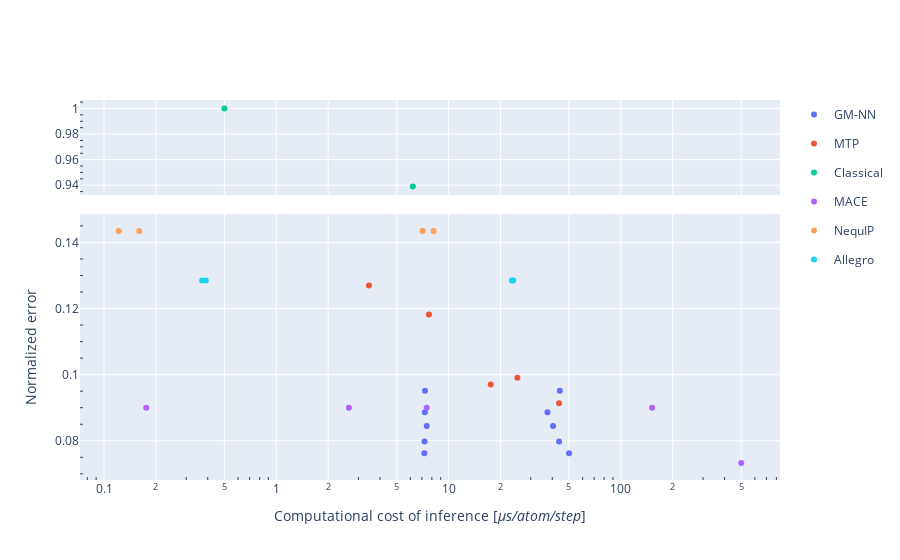

This figure's notebook cell:
### Code cell
import plotly.graph_objects as go

layout = go.Layout(
    yaxis1=dict(domain=[0.,0.7]),
    yaxis2=dict(domain=[0.75,1])
)

# add assignment to y subplot
df['y axes']='y1'
df.loc[(df['Normalized error']>0.2),'y axes']='y2'

fig = go.Figure(data=[], layout=layout)

for kind in df['Type'].unique():
    subset=df.query('Type==@kind')
    fig.add_trace(go.Scatter(
        x=subset['Cost'],
        y=subset['Normalized error'],
        mode='markers',
        name=kind,
        text=subset['Model']+'<br>'+'Engine: '+subset['MD Suite']+'-'+subset['Engine'],
        hovertemplate="%{text}"+"<br>Computational cost: %{x} μs"+"<br>Normalized error: %{y}",
        legendgroup=kind,
        yaxis=subset['y axes'].unique()[0],
    ),
    )
fig.update_xaxes(title_text='Computational cost of inference [<i>μs/atom/step</i>]',type="log",minor_ticks='inside')
fig.update_layout(yaxis1={'title':'Normalized error','minor_ticks':'inside'},yaxis2={'minor_ticks':'inside'},grid_yaxes=['y1']) #,'position':0

### Figure 1 — Plotly figure (JSON) as saved in the notebook; plotly's stock layout.template omitted (floating-point values rounded to 4 significant figures)
{"data": [{"hovertemplate": "%{text}<br>Computational cost: %{x} μs<br>Normalized error: %{y}", "legendgroup": "GM-NN", "mode": "markers", "name": "GM-NN", "text": ["593-512-512-1<br>Engine: LAMMPS-CPU", "593-128-128-1<br>Engine: LAMMPS-CPU", "593-32-32-1<br>Engine: LAMMPS-CPU", "360-512-512-1<br>Engine: LAMMPS-CPU", "910-512-512-1<br>Engine: LAMMPS-CPU", "593-512-512-1<br>Engine: LAMMPS-GPU", "593-128-128-1<br>Engine: LAMMPS-GPU", "593-32-32-1<br>Engine: LAMMPS-GPU", "360-512-512-1<br>Engine: LAMMPS-GPU", "910-512-512-1<br>Engine: LAMMPS-GPU"], "type": "scatter", "x": [43.81, 40.42, 37.54, 44.25, 50.04, 7.25, 7.47, 7.28, 7.3, 7.23], "y": [0.07977, 0.0845, 0.08864, 0.09512, 0.07621, 0.07977, 0.0845, 0.08864, 0.09512, 0.07621], "yaxis": "y"}, {"hovertemplate": "%{text}<br>Computational cost: %{x} μs<br>Normalized error: %{y}", "legendgroup": "MTP", "mode": "markers", "name": "MTP", "text": ["lev16<br>Engine: LAMMPS-CPU", "lev20<br>Engine: LAMMPS-CPU", "lev24<br>Engine: LAMMPS-CPU", "lev26<br>Engine: LAMMPS-CPU", "lev28<br>Engine: LAMMPS-CPU"], "type": "scatter", "x": [3.45, 7.69, 17.57, 25.1, 43.78], "y": [0.127, 0.1182, 0.09703, 0.09907, 0.09132], "yaxis": "y"}, {"hovertemplate": "%{text}<br>Computational cost: %{x} μs<br>Normalized error: %{y}", "legendgroup": "Classical", "mode": "markers", "name": "Classical", "text": ["EAM<br>Engine: LAMMPS-CPU", "MEAM<br>Engine: LAMMPS-CPU"], "type": "scatter", "x": [0.5, 6.2], "y": [1, 0.939], "yaxis": "y2"}, {"hovertemplate": "%{text}<br>Computational cost: %{x} μs<br>Normalized error: %{y}", "legendgroup": "MACE", "mode": "markers", "name": "MACE", "text": ["Reference<br>Engine: MLP Toolkit-CPU", "Standard<br>Engine: LAMMPS-CPU", "Standard<br>Engine: LAMMPS-GPU", "Standard<br>Engine: ASE-GPU", "Standard<br>Engine: ASE-CPU"], "type": "scatter", "x": [500, 151.9, 2.639, 0.1759, 7.465], "y": [0.07329, 0.08998, 0.08998, 0.08998, 0.08998], "yaxis": "y"}, {"hovertemplate": "%{text}<br>Computational cost: %{x} μs<br>Normalized error: %{y}", "legendgroup": "NequIP", "mode": "markers", "name": "NequIP", "text": ["Standard<br>Engine: ASE-GPU", "Standard<br>Engine: ASE-CPU", "Standard<br>Engine: LAMMPS-CPU", "Standard<br>Engine: LAMMPS-GPU"], "type": "scatter", "x": [0.1602, 8.191, 7.077, 0.1218], "y": [0.1434, 0.1434, 0.1434, 0.1434], "yaxis": "y"}, {"hovertemplate": "%{text}<br>Computational cost: %{x} μs<br>Normalized error: %{y}", "legendgroup": "Allegro", "mode": "markers", "name": "Allegro", "text": ["Standard<br>Engine: ASE-GPU", "Standard<br>Engine: ASE-CPU", "Standard<br>Engine: LAMMPS-CPU", "Standard<br>Engine: LAMMPS-GPU"], "type": "scatter", "x": [0.3896, 23.71, 23.32, 0.3713], "y": [0.1285, 0.1285, 0.1285, 0.1285], "yaxis": "y"}], "layout": {"grid": {"yaxes": ["y"]}, "xaxis": {"minor": {"ticks": "inside"}, "title": {"text": "Computational cost of inference [<i>μs/atom/step</i>]"}, "type": "log"}, "yaxis": {"domain": [0, 0.7], "minor": {"ticks": "inside"}, "title": {"text": "Normalized error"}}, "yaxis2": {"domain": [0.75, 1], "minor": {"ticks": "inside"}}}}
